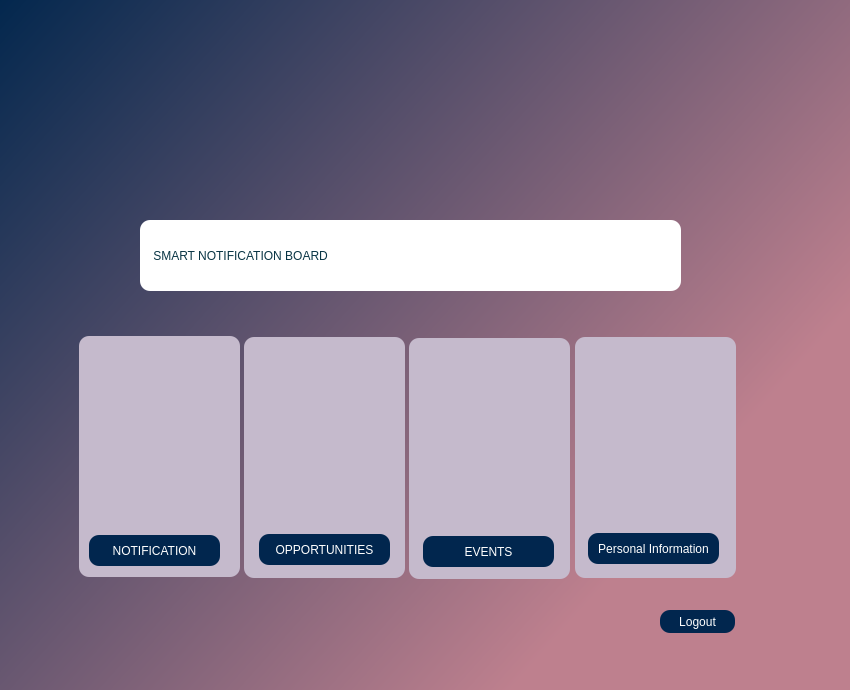
<?xml version="1.0" encoding="UTF-8"?>
<ui version="4.0">
 <class>MainWindow</class>
 <widget class="QMainWindow" name="MainWindow">
  <property name="geometry">
   <rect>
    <x>0</x>
    <y>0</y>
    <width>850</width>
    <height>690</height>
   </rect>
  </property>
  <property name="minimumSize">
   <size>
    <width>850</width>
    <height>690</height>
   </size>
  </property>
  <property name="maximumSize">
   <size>
    <width>850</width>
    <height>16777215</height>
   </size>
  </property>
  <property name="windowTitle">
   <string>MainWindow</string>
  </property>
  <property name="styleSheet">
   <string notr="true"/>
  </property>
  <widget class="QWidget" name="centralwidget">
   <widget class="QWidget" name="background" native="true">
    <property name="geometry">
     <rect>
      <x>0</x>
      <y>-20</y>
      <width>851</width>
      <height>771</height>
     </rect>
    </property>
    <property name="styleSheet">
     <string notr="true">background-color:#be808e;
background-color: qlineargradient(spread:pad, x1:0, y1:0, x2:0.813, y2:0.653409, stop:0#00264d, stop:1#be808e);</string>
    </property>
    <widget class="QLabel" name="notifimg">
     <property name="geometry">
      <rect>
       <x>88</x>
       <y>361</y>
       <width>141</width>
       <height>141</height>
      </rect>
     </property>
     <property name="sizePolicy">
      <sizepolicy hsizetype="Preferred" vsizetype="Preferred">
       <horstretch>0</horstretch>
       <verstretch>63</verstretch>
      </sizepolicy>
     </property>
     <property name="minimumSize">
      <size>
       <width>0</width>
       <height>0</height>
      </size>
     </property>
     <property name="styleSheet">
      <string notr="true">background-color:none;</string>
     </property>
     <property name="text">
      <string/>
     </property>
     <property name="pixmap">
      <pixmap>E:/Semester 5/SE/abc/src/aq.png</pixmap>
     </property>
     <property name="scaledContents">
      <bool>true</bool>
     </property>
    </widget>
    <widget class="QLabel" name="notifbox">
     <property name="geometry">
      <rect>
       <x>79</x>
       <y>356</y>
       <width>161</width>
       <height>241</height>
      </rect>
     </property>
     <property name="styleSheet">
      <string notr="true">background-color:#c5bacc;
 border-radius: 10px ;</string>
     </property>
     <property name="text">
      <string/>
     </property>
    </widget>
    <widget class="QPushButton" name="notifpushButton">
     <property name="geometry">
      <rect>
       <x>89</x>
       <y>555</y>
       <width>131</width>
       <height>31</height>
      </rect>
     </property>
     <property name="mouseTracking">
      <bool>false</bool>
     </property>
     <property name="styleSheet">
      <string notr="true">background-color:#01264e;
border-radius:10px;
color:white;
font: 75 10pt &quot;Tahoma&quot;;
letter-spacing: 2 px;</string>
     </property>
     <property name="text">
      <string>NOTIFICATION</string>
     </property>
     <property name="checkable">
      <bool>false</bool>
     </property>
    </widget>
    <widget class="QLabel" name="opporbox">
     <property name="geometry">
      <rect>
       <x>244</x>
       <y>357</y>
       <width>161</width>
       <height>241</height>
      </rect>
     </property>
     <property name="styleSheet">
      <string notr="true">background-color:#c5bacc;
 border-radius: 10px ;</string>
     </property>
     <property name="text">
      <string/>
     </property>
    </widget>
    <widget class="QLabel" name="eventbox">
     <property name="geometry">
      <rect>
       <x>409</x>
       <y>358</y>
       <width>161</width>
       <height>241</height>
      </rect>
     </property>
     <property name="styleSheet">
      <string notr="true">background-color:#c5bacc;
 border-radius: 10px ;</string>
     </property>
     <property name="text">
      <string/>
     </property>
    </widget>
    <widget class="QLabel" name="perslbox">
     <property name="geometry">
      <rect>
       <x>575</x>
       <y>357</y>
       <width>161</width>
       <height>241</height>
      </rect>
     </property>
     <property name="styleSheet">
      <string notr="true">background-color:#c5bacc;
 border-radius: 10px ;</string>
     </property>
     <property name="text">
      <string/>
     </property>
    </widget>
    <widget class="QLabel" name="opporimg">
     <property name="geometry">
      <rect>
       <x>255</x>
       <y>363</y>
       <width>141</width>
       <height>141</height>
      </rect>
     </property>
     <property name="sizePolicy">
      <sizepolicy hsizetype="Preferred" vsizetype="Preferred">
       <horstretch>0</horstretch>
       <verstretch>63</verstretch>
      </sizepolicy>
     </property>
     <property name="minimumSize">
      <size>
       <width>0</width>
       <height>0</height>
      </size>
     </property>
     <property name="styleSheet">
      <string notr="true">background-color:none;</string>
     </property>
     <property name="text">
      <string/>
     </property>
     <property name="pixmap">
      <pixmap>E:/Semester 5/SE/abc/src/11.png</pixmap>
     </property>
     <property name="scaledContents">
      <bool>true</bool>
     </property>
    </widget>
    <widget class="QPushButton" name="opporpushButton">
     <property name="geometry">
      <rect>
       <x>259</x>
       <y>554</y>
       <width>131</width>
       <height>31</height>
      </rect>
     </property>
     <property name="mouseTracking">
      <bool>false</bool>
     </property>
     <property name="styleSheet">
      <string notr="true">background-color:#01264e;
border-radius:10px;
color:white;
font: 75 10pt &quot;Tahoma&quot;;
letter-spacing: 2 px;</string>
     </property>
     <property name="text">
      <string>OPPORTUNITIES</string>
     </property>
     <property name="checkable">
      <bool>false</bool>
     </property>
    </widget>
    <widget class="QPushButton" name="eventpushButton">
     <property name="geometry">
      <rect>
       <x>423</x>
       <y>556</y>
       <width>131</width>
       <height>31</height>
      </rect>
     </property>
     <property name="mouseTracking">
      <bool>false</bool>
     </property>
     <property name="styleSheet">
      <string notr="true">background-color:#01264e;
border-radius:10px;
color:white;
font: 75 10pt &quot;Tahoma&quot;;
letter-spacing: 2 px;</string>
     </property>
     <property name="text">
      <string>EVENTS</string>
     </property>
     <property name="checkable">
      <bool>false</bool>
     </property>
    </widget>
    <widget class="QPushButton" name="perslpushButton">
     <property name="geometry">
      <rect>
       <x>588</x>
       <y>553</y>
       <width>131</width>
       <height>31</height>
      </rect>
     </property>
     <property name="mouseTracking">
      <bool>false</bool>
     </property>
     <property name="styleSheet">
      <string notr="true">background-color:#01264e;
border-radius:10px;
color:white;
font: 75 10pt &quot;Tahoma&quot;;
letter-spacing: 2 px;</string>
     </property>
     <property name="text">
      <string>Personal Information</string>
     </property>
     <property name="checkable">
      <bool>false</bool>
     </property>
    </widget>
    <widget class="QLabel" name="eventimg">
     <property name="geometry">
      <rect>
       <x>420</x>
       <y>360</y>
       <width>141</width>
       <height>151</height>
      </rect>
     </property>
     <property name="sizePolicy">
      <sizepolicy hsizetype="Preferred" vsizetype="Preferred">
       <horstretch>0</horstretch>
       <verstretch>63</verstretch>
      </sizepolicy>
     </property>
     <property name="minimumSize">
      <size>
       <width>0</width>
       <height>0</height>
      </size>
     </property>
     <property name="styleSheet">
      <string notr="true">background-color:none;</string>
     </property>
     <property name="text">
      <string/>
     </property>
     <property name="pixmap">
      <pixmap>E:/Semester 5/SE/abc/src/event.png</pixmap>
     </property>
     <property name="scaledContents">
      <bool>true</bool>
     </property>
    </widget>
    <widget class="QLabel" name="maintext">
     <property name="geometry">
      <rect>
       <x>140</x>
       <y>240</y>
       <width>541</width>
       <height>71</height>
      </rect>
     </property>
     <property name="styleSheet">
      <string notr="true">font: 24pt &quot;Tahoma&quot;;
border-radius:10px;
color:#093545;
background-color:white;</string>
     </property>
     <property name="text">
      <string>    SMART NOTIFICATION BOARD</string>
     </property>
    </widget>
    <widget class="QPushButton" name="pushButton_5">
     <property name="geometry">
      <rect>
       <x>660</x>
       <y>630</y>
       <width>75</width>
       <height>23</height>
      </rect>
     </property>
     <property name="styleSheet">
      <string notr="true">background-color:#01264e;
border-radius:10px;
color:white;
font: 75 10pt &quot;Tahoma&quot;;
letter-spacing: 2 px;</string>
     </property>
     <property name="text">
      <string>Logout</string>
     </property>
    </widget>
    <widget class="QLabel" name="uetlogo">
     <property name="geometry">
      <rect>
       <x>90</x>
       <y>50</y>
       <width>111</width>
       <height>111</height>
      </rect>
     </property>
     <property name="sizePolicy">
      <sizepolicy hsizetype="Preferred" vsizetype="Preferred">
       <horstretch>0</horstretch>
       <verstretch>63</verstretch>
      </sizepolicy>
     </property>
     <property name="minimumSize">
      <size>
       <width>0</width>
       <height>0</height>
      </size>
     </property>
     <property name="styleSheet">
      <string notr="true">background-color:none;</string>
     </property>
     <property name="text">
      <string/>
     </property>
     <property name="pixmap">
      <pixmap>E:/Semester 5/SE/abc/src/uetlogo.png</pixmap>
     </property>
     <property name="scaledContents">
      <bool>true</bool>
     </property>
    </widget>
    <widget class="QLabel" name="cslogo">
     <property name="geometry">
      <rect>
       <x>615</x>
       <y>50</y>
       <width>111</width>
       <height>111</height>
      </rect>
     </property>
     <property name="sizePolicy">
      <sizepolicy hsizetype="Preferred" vsizetype="Preferred">
       <horstretch>0</horstretch>
       <verstretch>63</verstretch>
      </sizepolicy>
     </property>
     <property name="minimumSize">
      <size>
       <width>0</width>
       <height>0</height>
      </size>
     </property>
     <property name="styleSheet">
      <string notr="true">background-color:none;</string>
     </property>
     <property name="text">
      <string/>
     </property>
     <property name="pixmap">
      <pixmap>E:/Semester 5/SE/abc/src/cs.png</pixmap>
     </property>
     <property name="scaledContents">
      <bool>true</bool>
     </property>
    </widget>
    <widget class="QLabel" name="perslimg">
     <property name="geometry">
      <rect>
       <x>580</x>
       <y>360</y>
       <width>151</width>
       <height>141</height>
      </rect>
     </property>
     <property name="sizePolicy">
      <sizepolicy hsizetype="Preferred" vsizetype="Preferred">
       <horstretch>0</horstretch>
       <verstretch>63</verstretch>
      </sizepolicy>
     </property>
     <property name="minimumSize">
      <size>
       <width>0</width>
       <height>0</height>
      </size>
     </property>
     <property name="styleSheet">
      <string notr="true">background-color:none;</string>
     </property>
     <property name="text">
      <string/>
     </property>
     <property name="pixmap">
      <pixmap>E:/Semester 5/SE/abc/src/personal-information.png</pixmap>
     </property>
     <property name="scaledContents">
      <bool>true</bool>
     </property>
    </widget>
    <zorder>notifbox</zorder>
    <zorder>notifimg</zorder>
    <zorder>notifpushButton</zorder>
    <zorder>opporbox</zorder>
    <zorder>eventbox</zorder>
    <zorder>perslbox</zorder>
    <zorder>opporimg</zorder>
    <zorder>opporpushButton</zorder>
    <zorder>eventpushButton</zorder>
    <zorder>perslpushButton</zorder>
    <zorder>eventimg</zorder>
    <zorder>maintext</zorder>
    <zorder>pushButton_5</zorder>
    <zorder>uetlogo</zorder>
    <zorder>cslogo</zorder>
    <zorder>perslimg</zorder>
   </widget>
  </widget>
 </widget>
 <resources/>
 <connections/>
</ui>
